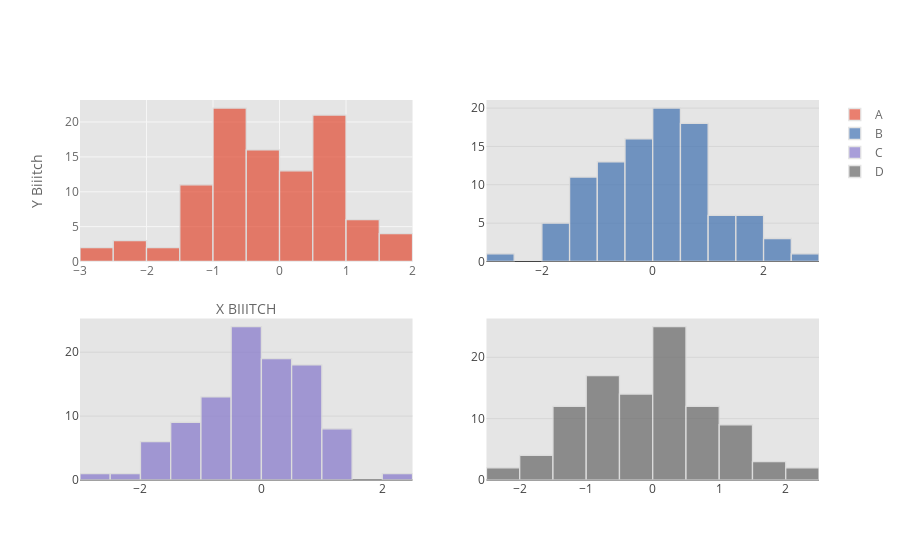

Notebook code cell kept with this figure:
### Markdown cell above
## histogram

### Code cell
df.iplot(kind='hist',opacity=0.7,subplots=True,xTitle='X BIIITCH',yTitle='Y Biiitch')
